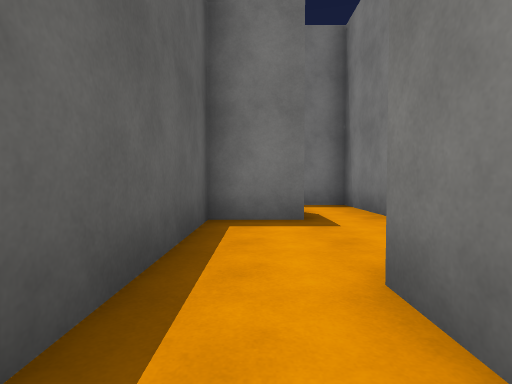
view 1 (above)

24 first-person views from a walk through a scene from a Unity 3-D project. The camera is 1.2 m above the floor, tilts 2° down and sees 80° across. The floor is counted in squares, 2 m on a side. Each view is taken from the middle of a square. On the plan, view 1 faces up. The plan holds only what a view shows up to about 9 squares ahead; the rest is blank. Some surface patterns are stand-ins.

view 2
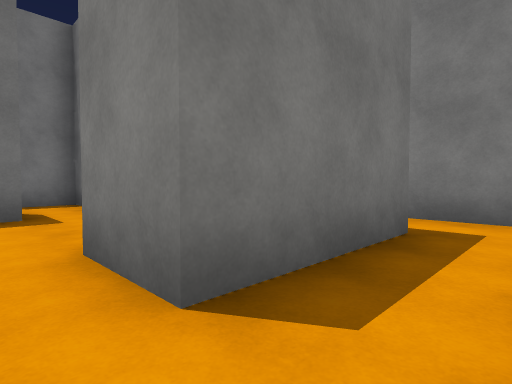

view 3
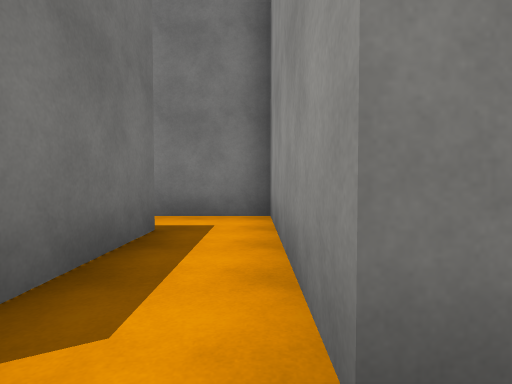

view 4
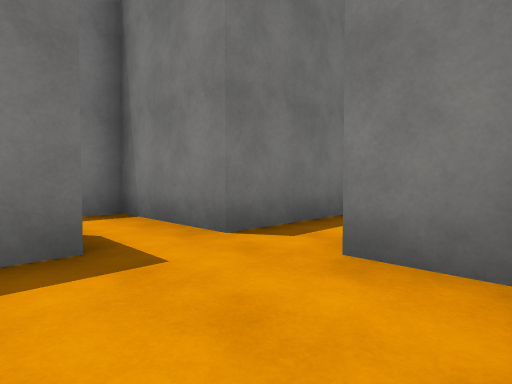

view 5
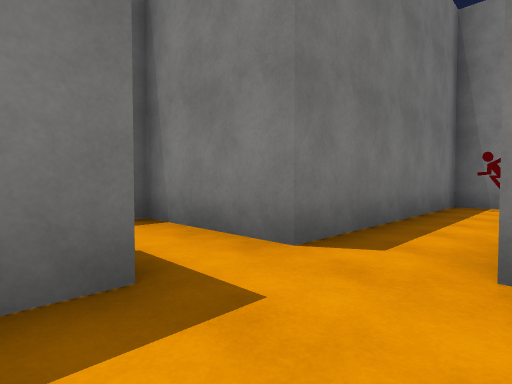

view 6
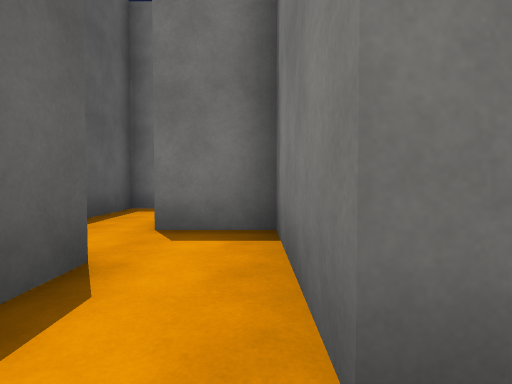

view 7
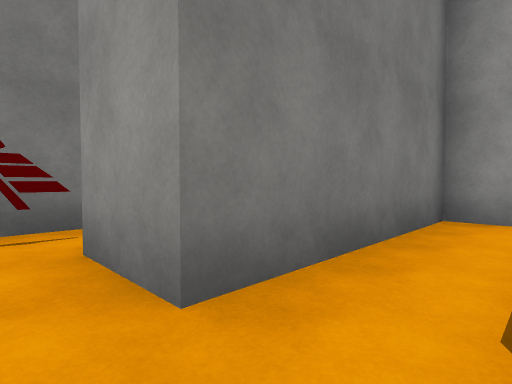

view 8
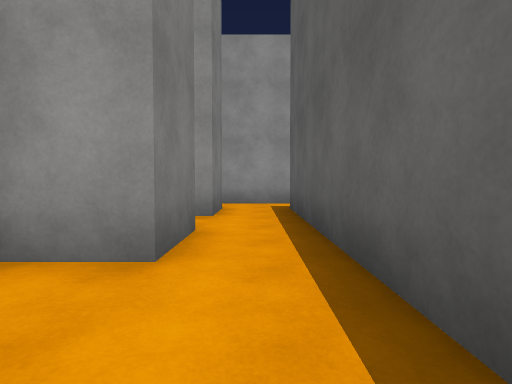

view 9
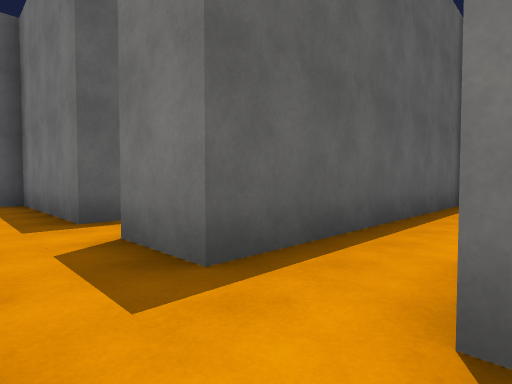

view 10
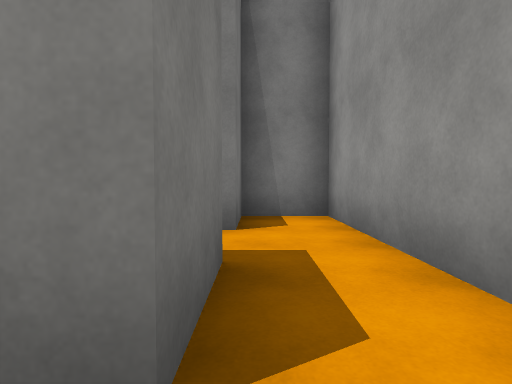

view 11
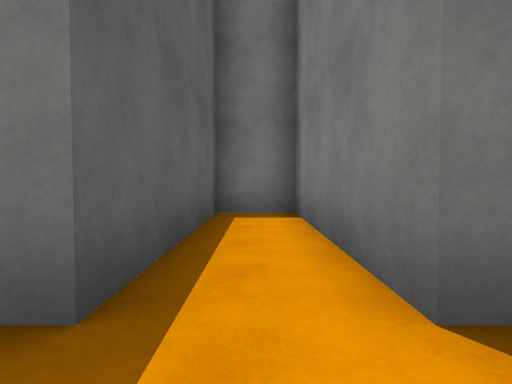

view 12
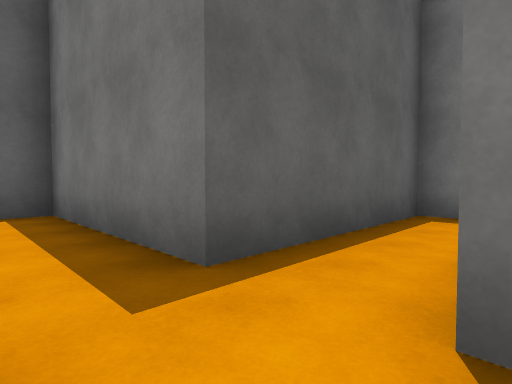

view 13
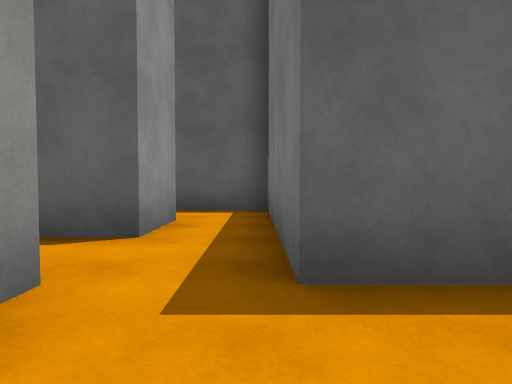

view 14
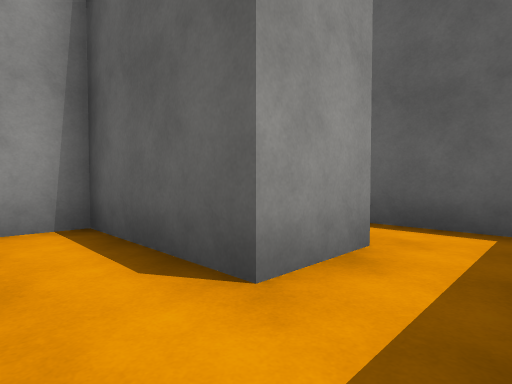

view 15
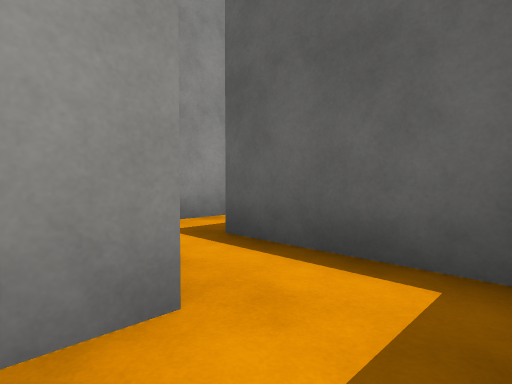

view 16
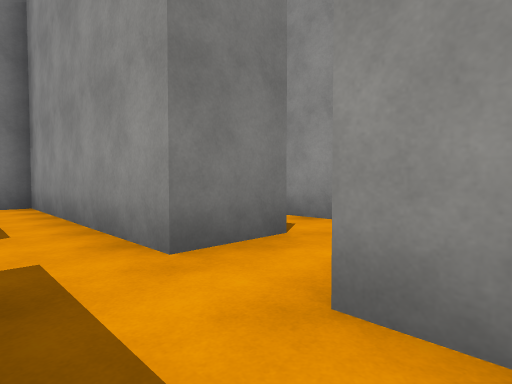

view 17
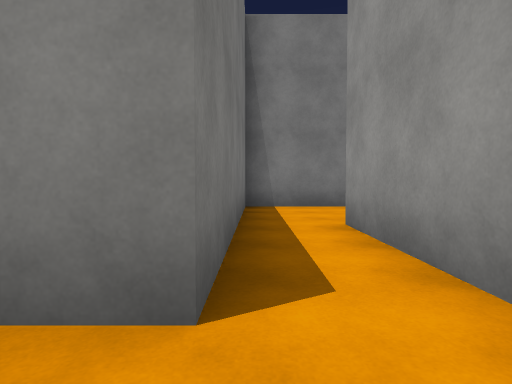

view 18
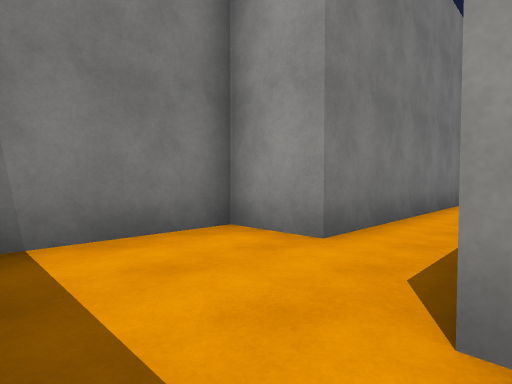

view 19
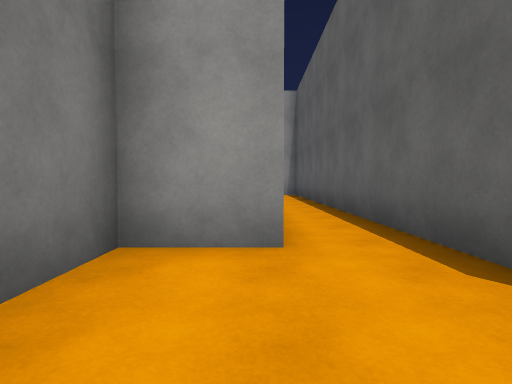

view 20
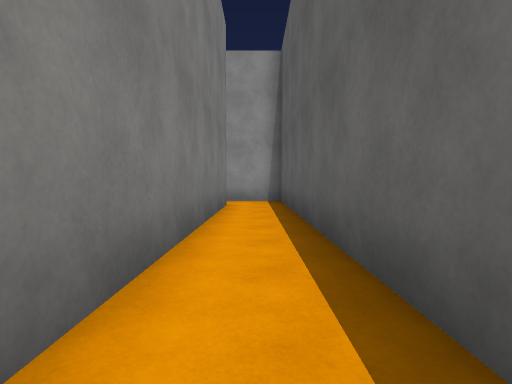

view 21
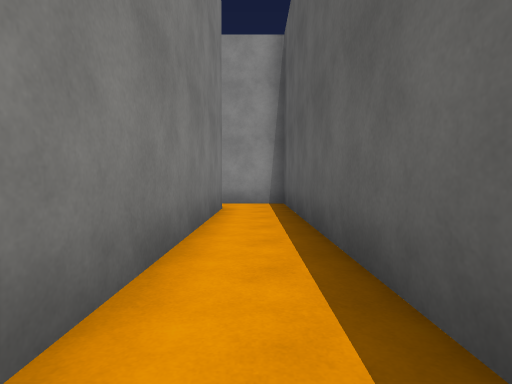

view 22
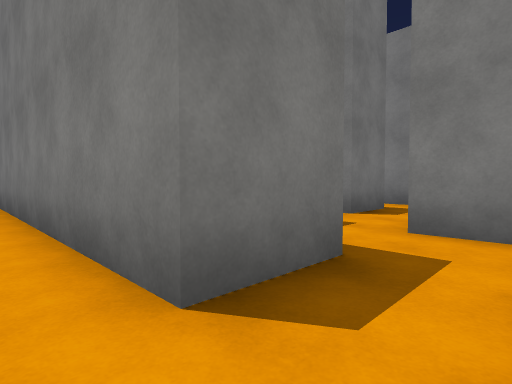

view 23
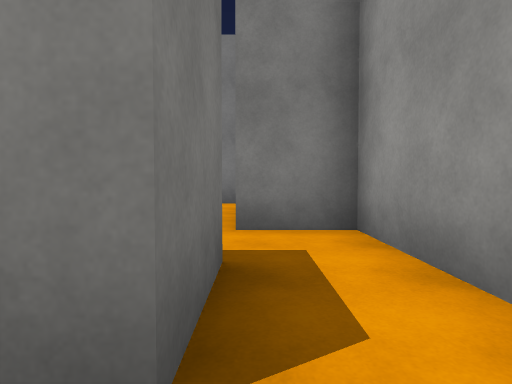

view 24
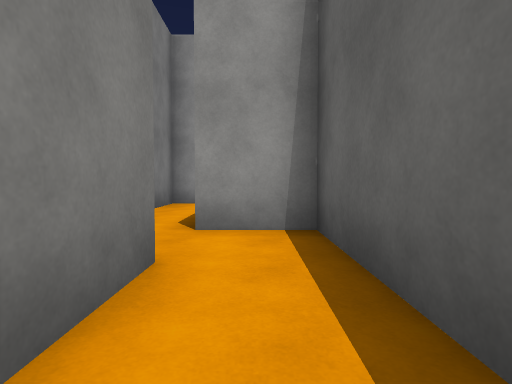

### Floor plan
Points are (right, up) in squares from view 1. A wall is a line through its corners. A room is listed if a view was taken in it or the views show most of it. See-through windows are left out.
Room 1 (views 1, 2, 3, 7)
walls: (3.9, 0.2) (0.7, 0.2) (0.7, 1.8); (5.5, 4.7) (2.3, 4.7); (0.7, -1.3) (5.2, -1.3) (5.2, 3.2); (-0.8, 1.5) (-0.8, -1.5)
ways out: opening at (0, 1) to room 2; opening at (3, 4) to room 2; opening at (0, -2) to room 3; opening at (6, 4)
Room 2 (views 4, 5, 6, 8)
walls: (0.9, 4.7) (-0.8, 4.7) (-0.8, 1.5); (2.3, 4.7) (2.3, 7.7) (0.7, 7.7) (0.7, 9.1); (0.7, 1.8) (2.3, 1.8) (2.3, 3.2); (-0.8, 9.5) (-0.8, 6.3) (0.8, 6.3) (0.8, 5.4)
ways out: opening at (0, 1) to room 1; opening at (3, 4) to room 1; opening at (0, 8.5) to room 7
Room 3 (views 9, 12, 13)
walls: (-0.8, -1.5) (-0.8, -2.7) (-2.2, -2.7); (-2.6, -4.3) (2.3, -4.3) (2.3, -2.7) (0.7, -2.7) (0.7, -1.3)
ways out: opening at (0, -2) to room 1; opening at (-1.5, -3.5) to room 4
Room 4 (views 10, 11, 14, 15, 16)
walls: (-3.8, -4.3) (-2.6, -4.3); (-2.2, -2.7) (-2.2, 1.8) (-3.7, 1.8) (-3.7, -2.7) (-6.6, -2.7); (-6.9, -4.3) (-5.3, -4.3)
ways out: opening at (-1.5, -3.5) to room 3; opening at (-4.5, -5) to room 5; opening at (-6, -3.5) to room 8
Room 5 (views 17, 18, 19)
walls: (0.7, -8.8) (2.3, -8.8) (2.3, -5.8) (-3.8, -5.8) (-3.8, -4.3); (-5.3, -4.3) (-5.3, -7.3) (-0.8, -7.3)
ways out: opening at (-4.5, -5) to room 4; opening at (0, -9) to room 6
Room 6 (views 20, 21, 22, 23)
walls: (2.4, -17.8) (0.7, -17.8) (0.7, -8.8); (-0.8, -8) (-0.8, -19.3) (3.8, -19.3) (3.8, -17.8)
ways out: opening at (0, -9) to room 5; opening at (3, -17)
Room 7 (view 24)
walls: (-0.1, 10.7) (-0.8, 10.7) (-0.8, 9.5)
ways out: opening at (0, 8.5) to room 2
Room 8 (no view inside)
walls: (-6.6, -2.7) (-8.3, -2.7) (-8.3, -4.6)
ways out: opening at (-6, -3.5) to room 4; opening at (-7.5, -5)

Positions as (right, up) in squares from view 1, and headings:
1: (0, 0), facing up
2: (0, -1), facing up-right
3: (0, -1), facing right
4: (0, 2), facing up-right
5: (0, 3), facing up-right
6: (2, 4), facing up
7: (4, 4), facing down-right
8: (0, 4), facing down
9: (1, -4), facing up-left
10: (-3, -3), facing right
11: (-3, -4), facing up
12: (-2, -4), facing up-left
13: (-2, -3), facing left
14: (-4, -3), facing down-left
15: (-6, -3), facing down-left
16: (-6, -3), facing down-right
17: (-5, -6), facing right
18: (-1, -6), facing down-right
19: (1, -6), facing down
20: (0, -10), facing down
21: (0, -11), facing down
22: (0, -19), facing up-right
23: (0, -18), facing right
24: (0, 10), facing down
